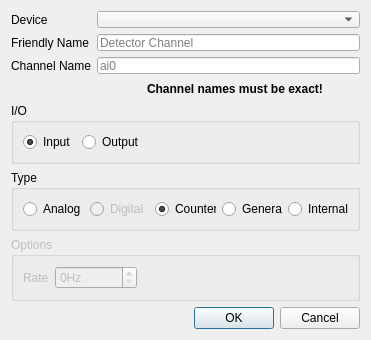
<?xml version="1.0" encoding="UTF-8"?>
<ui version="4.0">
 <class>NewChannelDialog</class>
 <widget class="QDialog" name="NewChannelDialog">
  <property name="geometry">
   <rect>
    <x>0</x>
    <y>0</y>
    <width>371</width>
    <height>340</height>
   </rect>
  </property>
  <property name="minimumSize">
   <size>
    <width>371</width>
    <height>340</height>
   </size>
  </property>
  <property name="maximumSize">
   <size>
    <width>371</width>
    <height>340</height>
   </size>
  </property>
  <property name="windowTitle">
   <string>Create New Channel</string>
  </property>
  <layout class="QVBoxLayout" name="verticalLayout">
   <item>
    <layout class="QFormLayout" name="formLayout">
     <item row="2" column="0">
      <widget class="QLabel" name="label">
       <property name="text">
        <string>Channel Name</string>
       </property>
      </widget>
     </item>
     <item row="0" column="0">
      <widget class="QLabel" name="label_2">
       <property name="text">
        <string>Device</string>
       </property>
      </widget>
     </item>
     <item row="0" column="1">
      <widget class="QComboBox" name="comboBox"/>
     </item>
     <item row="2" column="1">
      <widget class="QLineEdit" name="lineEdit">
       <property name="placeholderText">
        <string>ai0</string>
       </property>
      </widget>
     </item>
     <item row="3" column="1">
      <layout class="QHBoxLayout" name="horizontalLayout_3">
       <item>
        <spacer name="horizontalSpacer_2">
         <property name="orientation">
          <enum>Qt::Horizontal</enum>
         </property>
         <property name="sizeHint" stdset="0">
          <size>
           <width>40</width>
           <height>20</height>
          </size>
         </property>
        </spacer>
       </item>
       <item>
        <widget class="QLabel" name="label_3">
         <property name="text">
          <string/>
         </property>
         <property name="pixmap">
          <pixmap resource="../../res/res.qrc">:/png/warning.png</pixmap>
         </property>
        </widget>
       </item>
       <item>
        <widget class="QLabel" name="label_4">
         <property name="font">
          <font>
           <weight>75</weight>
           <bold>true</bold>
          </font>
         </property>
         <property name="text">
          <string>Channel names must be exact!</string>
         </property>
        </widget>
       </item>
       <item>
        <spacer name="horizontalSpacer">
         <property name="orientation">
          <enum>Qt::Horizontal</enum>
         </property>
         <property name="sizeHint" stdset="0">
          <size>
           <width>40</width>
           <height>20</height>
          </size>
         </property>
        </spacer>
       </item>
      </layout>
     </item>
     <item row="1" column="0">
      <widget class="QLabel" name="label_5">
       <property name="text">
        <string>Friendly Name</string>
       </property>
      </widget>
     </item>
     <item row="1" column="1">
      <widget class="QLineEdit" name="lineEdit_2">
       <property name="placeholderText">
        <string>Detector Channel</string>
       </property>
      </widget>
     </item>
    </layout>
   </item>
   <item>
    <widget class="QGroupBox" name="groupBox_2">
     <property name="enabled">
      <bool>true</bool>
     </property>
     <property name="title">
      <string>I/O</string>
     </property>
     <layout class="QHBoxLayout" name="horizontalLayout_2">
      <item>
       <widget class="QRadioButton" name="radioButton_4">
        <property name="text">
         <string>Input</string>
        </property>
        <property name="checked">
         <bool>true</bool>
        </property>
       </widget>
      </item>
      <item>
       <widget class="QRadioButton" name="radioButton_5">
        <property name="text">
         <string>Output</string>
        </property>
       </widget>
      </item>
      <item>
       <spacer name="horizontalSpacer_3">
        <property name="orientation">
         <enum>Qt::Horizontal</enum>
        </property>
        <property name="sizeHint" stdset="0">
         <size>
          <width>40</width>
          <height>20</height>
         </size>
        </property>
       </spacer>
      </item>
     </layout>
    </widget>
   </item>
   <item>
    <widget class="QGroupBox" name="groupBox">
     <property name="title">
      <string>Type</string>
     </property>
     <layout class="QHBoxLayout" name="horizontalLayout">
      <item>
       <widget class="QRadioButton" name="radioButton">
        <property name="text">
         <string>Analog</string>
        </property>
       </widget>
      </item>
      <item>
       <widget class="QRadioButton" name="radioButton_2">
        <property name="enabled">
         <bool>false</bool>
        </property>
        <property name="toolTip">
         <string>Not yet implemented.</string>
        </property>
        <property name="text">
         <string>Digital</string>
        </property>
       </widget>
      </item>
      <item>
       <widget class="QRadioButton" name="radioButton_3">
        <property name="text">
         <string>Counter</string>
        </property>
        <property name="checked">
         <bool>true</bool>
        </property>
       </widget>
      </item>
      <item>
       <widget class="QRadioButton" name="radioButton_7">
        <property name="text">
         <string>Generator</string>
        </property>
       </widget>
      </item>
      <item>
       <widget class="QRadioButton" name="radioButton_6">
        <property name="text">
         <string>Internal</string>
        </property>
       </widget>
      </item>
      <item>
       <spacer name="horizontalSpacer_4">
        <property name="orientation">
         <enum>Qt::Horizontal</enum>
        </property>
        <property name="sizeHint" stdset="0">
         <size>
          <width>40</width>
          <height>20</height>
         </size>
        </property>
       </spacer>
      </item>
     </layout>
    </widget>
   </item>
   <item>
    <widget class="QGroupBox" name="groupBox_3">
     <property name="enabled">
      <bool>false</bool>
     </property>
     <property name="title">
      <string>Options</string>
     </property>
     <layout class="QHBoxLayout" name="horizontalLayout_4">
      <item>
       <layout class="QFormLayout" name="formLayout_2">
        <item row="0" column="0">
         <widget class="QLabel" name="label_6">
          <property name="text">
           <string>Rate</string>
          </property>
         </widget>
        </item>
        <item row="0" column="1">
         <widget class="QSpinBox" name="spinBox">
          <property name="suffix">
           <string>Hz</string>
          </property>
          <property name="maximum">
           <number>1000000</number>
          </property>
         </widget>
        </item>
       </layout>
      </item>
      <item>
       <spacer name="horizontalSpacer_5">
        <property name="orientation">
         <enum>Qt::Horizontal</enum>
        </property>
        <property name="sizeHint" stdset="0">
         <size>
          <width>40</width>
          <height>20</height>
         </size>
        </property>
       </spacer>
      </item>
     </layout>
    </widget>
   </item>
   <item>
    <widget class="QDialogButtonBox" name="buttonBox">
     <property name="orientation">
      <enum>Qt::Horizontal</enum>
     </property>
     <property name="standardButtons">
      <set>QDialogButtonBox::Cancel|QDialogButtonBox::Ok</set>
     </property>
    </widget>
   </item>
  </layout>
 </widget>
 <resources>
  <include location="../../res/res.qrc"/>
 </resources>
 <connections>
  <connection>
   <sender>buttonBox</sender>
   <signal>accepted()</signal>
   <receiver>NewChannelDialog</receiver>
   <slot>accept()</slot>
   <hints>
    <hint type="sourcelabel">
     <x>248</x>
     <y>254</y>
    </hint>
    <hint type="destinationlabel">
     <x>157</x>
     <y>274</y>
    </hint>
   </hints>
  </connection>
  <connection>
   <sender>buttonBox</sender>
   <signal>rejected()</signal>
   <receiver>NewChannelDialog</receiver>
   <slot>reject()</slot>
   <hints>
    <hint type="sourcelabel">
     <x>316</x>
     <y>260</y>
    </hint>
    <hint type="destinationlabel">
     <x>286</x>
     <y>274</y>
    </hint>
   </hints>
  </connection>
  <connection>
   <sender>radioButton_6</sender>
   <signal>toggled(bool)</signal>
   <receiver>groupBox_2</receiver>
   <slot>setDisabled(bool)</slot>
   <hints>
    <hint type="sourcelabel">
     <x>237</x>
     <y>231</y>
    </hint>
    <hint type="destinationlabel">
     <x>159</x>
     <y>166</y>
    </hint>
   </hints>
  </connection>
  <connection>
   <sender>radioButton_3</sender>
   <signal>toggled(bool)</signal>
   <receiver>groupBox_2</receiver>
   <slot>setDisabled(bool)</slot>
   <hints>
    <hint type="sourcelabel">
     <x>169</x>
     <y>231</y>
    </hint>
    <hint type="destinationlabel">
     <x>185</x>
     <y>166</y>
    </hint>
   </hints>
  </connection>
  <connection>
   <sender>radioButton_7</sender>
   <signal>toggled(bool)</signal>
   <receiver>groupBox_2</receiver>
   <slot>setDisabled(bool)</slot>
   <hints>
    <hint type="sourcelabel">
     <x>242</x>
     <y>231</y>
    </hint>
    <hint type="destinationlabel">
     <x>185</x>
     <y>166</y>
    </hint>
   </hints>
  </connection>
  <connection>
   <sender>radioButton_7</sender>
   <signal>toggled(bool)</signal>
   <receiver>radioButton_5</receiver>
   <slot>setChecked(bool)</slot>
   <hints>
    <hint type="sourcelabel">
     <x>242</x>
     <y>231</y>
    </hint>
    <hint type="destinationlabel">
     <x>102</x>
     <y>172</y>
    </hint>
   </hints>
  </connection>
  <connection>
   <sender>radioButton_3</sender>
   <signal>toggled(bool)</signal>
   <receiver>radioButton_4</receiver>
   <slot>setChecked(bool)</slot>
   <hints>
    <hint type="sourcelabel">
     <x>169</x>
     <y>231</y>
    </hint>
    <hint type="destinationlabel">
     <x>43</x>
     <y>172</y>
    </hint>
   </hints>
  </connection>
  <connection>
   <sender>radioButton_7</sender>
   <signal>toggled(bool)</signal>
   <receiver>groupBox_3</receiver>
   <slot>setEnabled(bool)</slot>
   <hints>
    <hint type="sourcelabel">
     <x>242</x>
     <y>213</y>
    </hint>
    <hint type="destinationlabel">
     <x>185</x>
     <y>267</y>
    </hint>
   </hints>
  </connection>
  <connection>
   <sender>radioButton_6</sender>
   <signal>toggled(bool)</signal>
   <receiver>groupBox_3</receiver>
   <slot>setEnabled(bool)</slot>
   <hints>
    <hint type="sourcelabel">
     <x>315</x>
     <y>220</y>
    </hint>
    <hint type="destinationlabel">
     <x>185</x>
     <y>274</y>
    </hint>
   </hints>
  </connection>
 </connections>
</ui>
